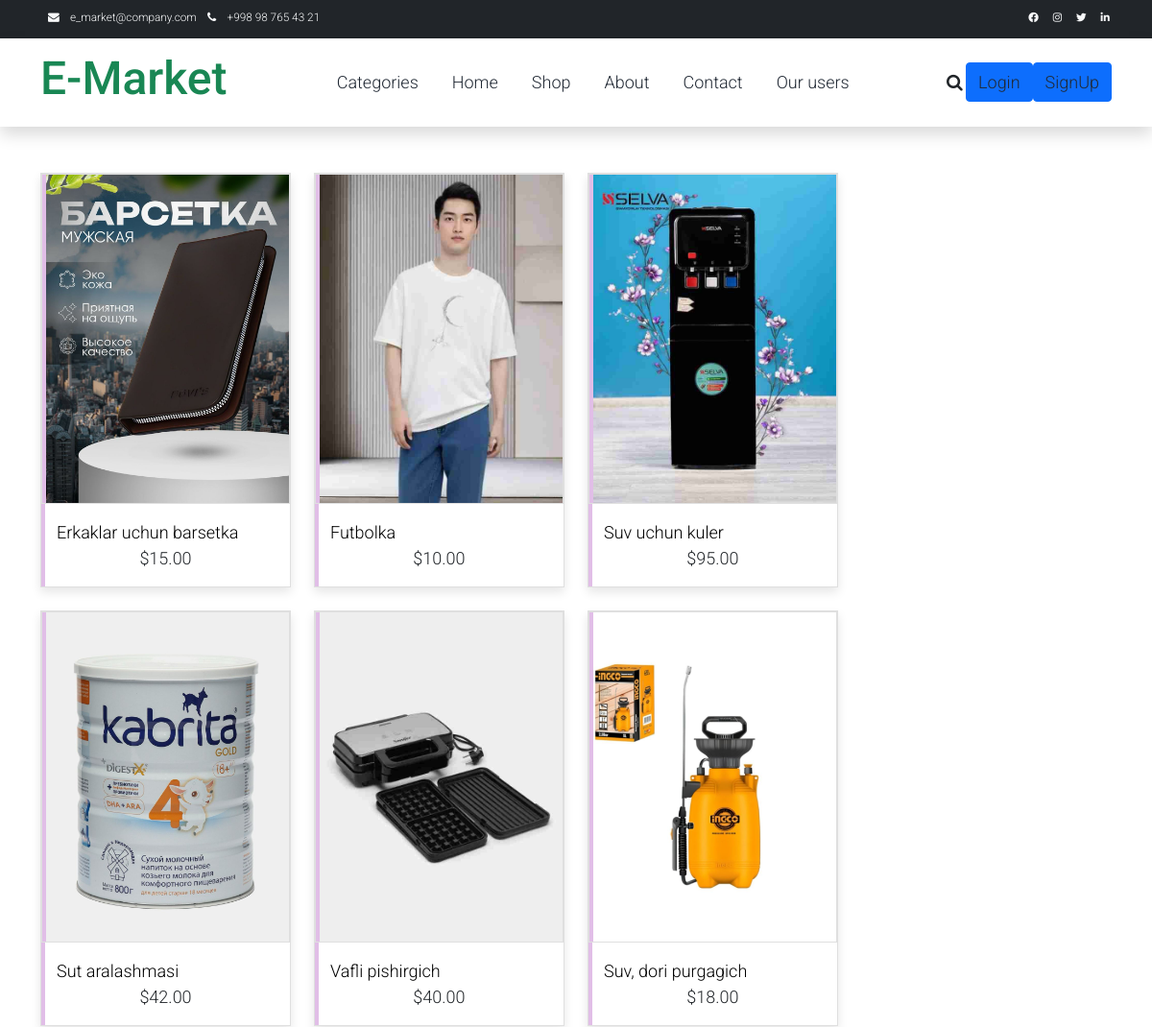
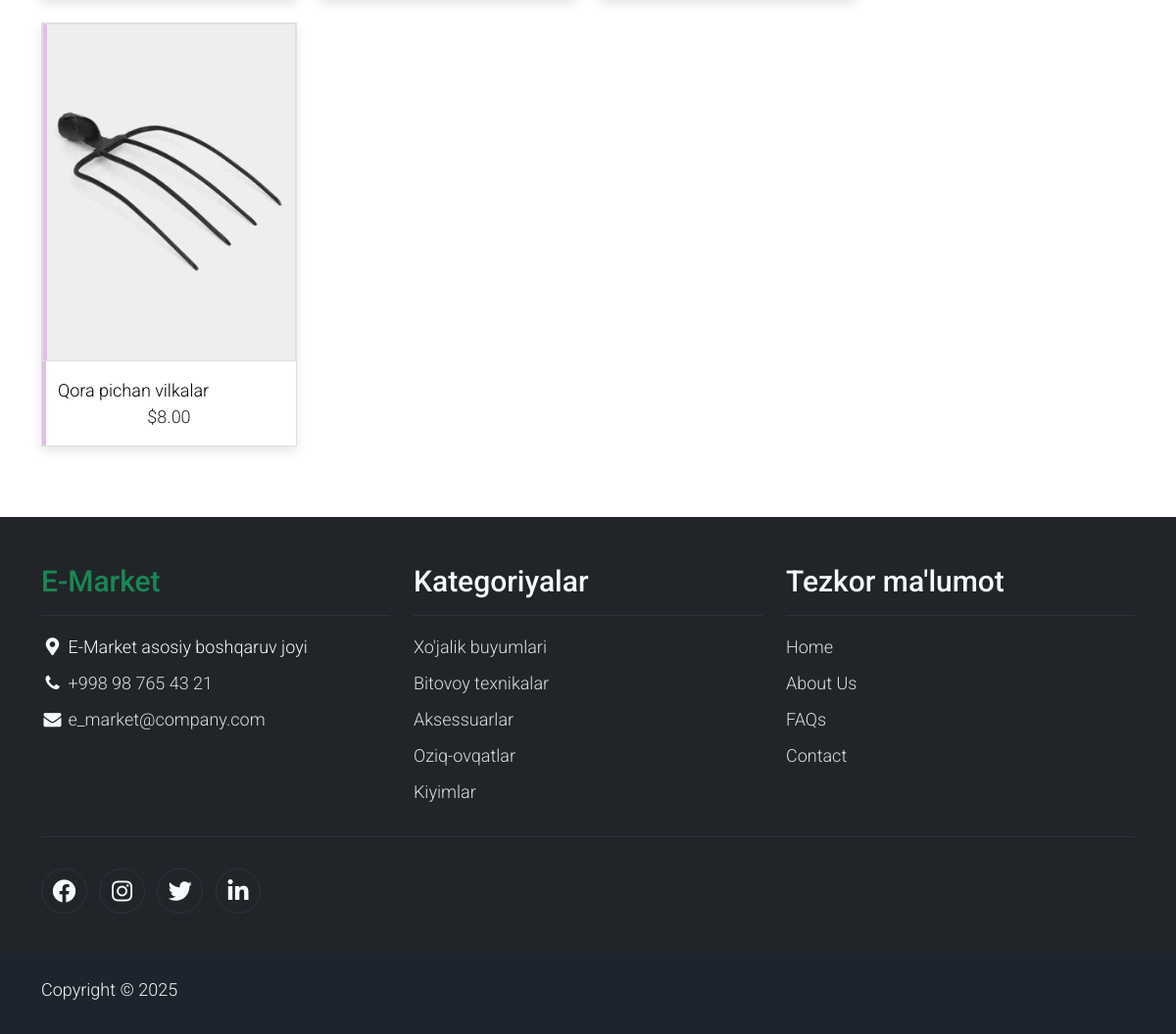
The app's page /shop/ with its own data (2 pictures, top to bottom).
### products/models.py (models this page shows, shortened)
class Product(models.Model):
    author = models.ForeignKey(CustomUser, on_delete=models.CASCADE, related_name='my_products')
    category = models.ForeignKey(Category, on_delete=models.CASCADE, related_name='products')
    title = models.CharField(max_length=150)
    brand = models.CharField(max_length=100, default='')
    description = models.TextField()
    price = models.DecimalField(max_digits=15, decimal_places=2)
    address = models.CharField(max_length=200)
    phone_number = models.CharField(max_length=17)
    tg_username = models.CharField(max_length=150)
    date = models.DateTimeField(auto_now_add=True)
    views = models.PositiveIntegerField(default=0)
    class Meta:
        ordering = ['-date']
        verbose_name = 'product'
        verbose_name_plural = 'products'

class ProductImage(models.Model):
    product = models.ForeignKey(Product, related_name='images', on_delete=models.CASCADE)
    image = models.ImageField(upload_to='product_images/')

class Category(models.Model):
    name = models.CharField(max_length=50)
    class Meta:
        verbose_name = 'category'
        verbose_name_plural = 'categories'

### main/views.py (the view, shortened to what this page needs)
# urls.py: path('shop/', ShopView.as_view(), name='shop'),
class ShopView(View):
    def get(self, request):
        products = get_all_products()
        query = request.POST.get('q')
        if query:
            products = Product.objects.filter(title__icontains=query)
        return render(request, 'main/shop.html', {'products':products})

### main/views.py (called while the page is built)
def get_today(request):
    today = datetime.date(datetime.today())
    return {'today': today}

def get_all_categories(request):
    categories = Category.objects.all()
    return {'categories': categories}

def get_all_products():
    return Product.objects.all()

### templates/main/shop.html (shortened to what this page needs)
{% extends 'base.html' %}
{% block search %}
<form method="post">
    <a class="nav-icon d-none d-lg-inline" href="#" data-bs-toggle="modal" data-bs-target="#templatemo_search">
        <i class="fa fa-fw fa-search text-dark mr-2"></i>
    </a>
</form>
{% endblock search %}
{% block main %}
    <div class="container py-5">
            <div class="row">
                <div class="col-lg-9">
                    <div class="row">
                        {% for prod in products %}
                        <div class="col-md-4">
                            <div class="card mb-4 product-wap rounded-0">
                                <div class="card rounded-0">
                                    {% with prod.images.all|first as image %}
                                        <img class="card-img rounded-0 img-fluid" src="{{ image.image.url }}">
                                    {% endwith %}
                                </div>
                                <div class="card-body">
                                    <a href="{% url 'main:detail' prod.title %}" class="h3 text-decoration-none">{{ prod.title }}</a>
                                    <p class="text-center mb-0">${{ prod.price }}</p>
                                </div>
                            </div>
                        </div>
                    {% endfor %}
                    </div>
                </div>
            </div>
    </div>
{% endblock main %}

### templates/base.html (shortened to what this page needs)
{% load static %}
<!DOCTYPE html>
<html lang="en">
<head>
    <link rel="stylesheet" href="{% static 'assets/css/bootstrap.min.css' %}">
    <link rel="stylesheet" href="{% static 'assets/css/templatemo.css' %}">
    <link rel="stylesheet" href="{% static 'assets/css/custom.css' %}">
    <link rel="stylesheet" href="{% static 'assets/css/fontawesome.min.css' %}">
    <link rel="stylesheet" href="https://unpkg.com/leaflet@1.7.1/dist/leaflet.css" />
    <link rel="stylesheet" type="text/css" href="{% static 'assets/css/slick.min.css' %}">
    <link rel="stylesheet" type="text/css" href="{% static 'assets/css/slick-theme.css' %}">
    <link rel="stylesheet" href="{% static 'assets/css/profile.css' %}">
    <link rel="stylesheet" href="https://cdn.jsdelivr.net/npm/bootstrap@5.0.0-beta1/dist/css/bootstrap.min.css">
    <link rel="stylesheet" href="https://cdn.jsdelivr.net/npm/bootstrap@5.0.0-beta1/dist/js/bootstrap.bundle.min.js">
    <link rel="stylesheet" href="https://cdnjs.cloudflare.com/ajax/libs/jquery/3.2.1/jquery.min.js">
    <link rel="stylesheet" href="https://cdnjs.cloudflare.com/ajax/libs/font-awesome/4.7.0/css/font-awesome.min.css">
</head>
<body>
    <nav class="navbar navbar-expand-lg bg-dark navbar-light d-none d-lg-block" id="templatemo_nav_top">
        <div class="container text-light">
            <div class="w-100 d-flex justify-content-between">
                <div>
                    <i class="fa fa-envelope mx-2"></i>
                    <a class="navbar-sm-brand text-light text-decoration-none" href="mailto:e_market@company.com">e_market@company.com</a>
                    <i class="fa fa-phone mx-2"></i>
                    <a class="navbar-sm-brand text-light text-decoration-none" href="tel:98-765-43-21">+998 98 765 43 21</a>
                </div>
                <div>
                    <a class="text-light" href="https://fb.com/templatemo" target="_blank" rel="sponsored"><i class="fab fa-facebook-f fa-sm fa-fw me-2"></i></a>
                    <a class="text-light" href="https://www.instagram.com/" target="_blank"><i class="fab fa-instagram fa-sm fa-fw me-2"></i></a>
                    <a class="text-light" href="https://twitter.com/" target="_blank"><i class="fab fa-twitter fa-sm fa-fw me-2"></i></a>
                    <a class="text-light" href="https://www.linkedin.com/" target="_blank"><i class="fab fa-linkedin fa-sm fa-fw"></i></a>
                </div>
            </div>
        </div>
    </nav>
    <nav class="navbar navbar-expand-lg navbar-light shadow">
        <div class="container d-flex justify-content-between align-items-center">
            <a class="navbar-brand text-success logo h1 align-self-center" href="{% url 'main:index' %}">
                E-Market
            </a>
            <div class="align-self-center collapse navbar-collapse flex-fill  d-lg-flex justify-content-lg-between" id="templatemo_main_nav">
                <div class="flex-fill">
                    <ul class="nav navbar-nav d-flex justify-content-between mx-lg-auto">
                        <li class="nav-item dropdown">
                            <a class="nav-link" href="">Categories</a>
                        </li>
                        <li class="nav-item">
                            <a class="nav-link" href="{% url 'main:index' %}">Home</a>
                        </li>
                        <li class="nav-item">
                            <a class="nav-link" href="{% url 'main:shop' %}">Shop</a>
                        </li>
                        <li class="nav-item">
                            <a class="nav-link" href="{% url 'main:about' %}">About</a>
                        </li>
                        <li class="nav-item">
                            <a class="nav-link" href="{% url 'main:contact' %}">Contact</a>
                        </li>
                        <li class="nav-item">
                            <a class="nav-link" href="{% url 'users:all-users' %}">Our users</a>
                        </li>
                    </ul>
                </div>
                {% block search %}
                {% endblock search %}
                {% if request.user.is_authenticated %}
                    <button type="button" class="btn  dropdown-toggle" data-bs-toggle="dropdown" data-bs-display="static" aria-expanded="false">
                        <img src="{{ request.user.avatar.url }}" width="35" height="35" class=" rounded" alt="">
                    </button>
                    <ul class="dropdown-menu dropdown-menu-end dropdown-menu-lg">
                        <li><a class="dropdown-item" href="{% url 'users:profile' request.user.username %}">Profile</a></li>
                        <li><a class="dropdown-item" href="{% url 'users:password-change' %}">Change password</a></li>
                        <li><a class="dropdown-item" href="{% url 'users:logout' %}">Logout</a></li>
                    </ul>
                {% else %}
                    <a href="{% url 'users:login' %}" class="btn btn-primary">Login</a>
                    <a href="{% url 'users:signup' %}" class="btn btn-primary">SignUp</a>
                {% endif %}
            </div>
        </div>
    </nav>
    {% block main %}
    {% endblock main %}
    <footer class="bg-dark" id="tempaltemo_footer">
        <div class="container">
            <div class="row">
                <div class="col-md-4 pt-5">
                    <h2 class="h2 text-success border-bottom pb-3 border-light logo">E-Market</h2>
                    <ul class="list-unstyled text-light footer-link-list">
                        <li>
                            <i class="fas fa-map-marker-alt fa-fw"></i>
                            E-Market asosiy boshqaruv joyi
                        </li>
                        <li>
                            <i class="fa fa-phone fa-fw"></i>
                            <a class="text-decoration-none" href="tel:98-765-43-21">+998 98 765 43 21</a>
                        </li>
                        <li>
                            <i class="fa fa-envelope fa-fw"></i>
                            <a class="text-decoration-none" href="mailto:e_market@company.com">e_market@company.com</a>
                        </li>
                    </ul>
                </div>
                <div class="col-md-4 pt-5">
                    <h2 class="h2 text-light border-bottom pb-3 border-light">Kategoriyalar</h2>
                    <ul class="list-unstyled text-light footer-link-list">
                        {% for category in categories|slice:"0:5" %}
                        <li><a class="text-decoration-none" href="{% url 'main:category' category.name %}">{{ category.name }}</a></li>
                        {% endfor %}
                    </ul>
                </div>
                <div class="col-md-4 pt-5">
                    <h2 class="h2 text-light border-bottom pb-3 border-light">Tezkor ma'lumot</h2>
                    <ul class="list-unstyled text-light footer-link-list">
                        <li><a class="text-decoration-none" href="{% url 'main:index' %}">Home</a></li>
                        <li><a class="text-decoration-none" href="{% url 'main:about' %}">About Us</a></li>
                        <li><a class="text-decoration-none" href="{% url 'main:faqs' %}">FAQs</a></li>
                        <li><a class="text-decoration-none" href="{% url 'main:contact' %}">Contact</a></li>
                    </ul>
                </div>
            </div>
            <div class="row text-light mb-4">
                <div class="col-12 mb-3">
                    <div class="w-100 my-3 border-top border-light"></div>
                </div>
                <div class="col-auto me-auto">
                    <ul class="list-inline text-left footer-icons">
                        <li class="list-inline-item border border-light rounded-circle text-center">
                            <a rel="nofollow" class="text-light text-decoration-none" target="_blank" href="http://fb.com/templatemo"><i class="fab fa-facebook-f fa-lg fa-fw"></i></a>
                        </li>
                        <li class="list-inline-item border border-light rounded-circle text-center">
                            <a class="text-light text-decoration-none" target="_blank" href="https://www.instagram.com/"><i class="fab fa-instagram fa-lg fa-fw"></i></a>
                        </li>
                        <li class="list-inline-item border border-light rounded-circle text-center">
                            <a class="text-light text-decoration-none" target="_blank" href="https://twitter.com/"><i class="fab fa-twitter fa-lg fa-fw"></i></a>
                        </li>
                        <li class="list-inline-item border border-light rounded-circle text-center">
                            <a class="text-light text-decoration-none" target="_blank" href="https://www.linkedin.com/"><i class="fab fa-linkedin fa-lg fa-fw"></i></a>
                        </li>
                    </ul>
                </div>
            </div>
        </div>
        <div class="w-100 bg-black py-3">
            <div class="container">
                <div class="row pt-2">
                    <div class="col-12">
                        <p class="text-left text-light">
                            Copyright &copy; {{ today.year }}
                        </p>
                    </div>
                </div>
            </div>
        </div>
    </footer>
</body>
</html>

### static/assets/css/templatemo.css (style rules this page uses)
body, ul, li, p, a, label, input, div { font-family: 'Roboto', sans-serif; font-size: 18px !important; font-weight: 300 !important; }
.h1 { font-family: 'Roboto', sans-serif; font-size: 48px !important; font-weight: 200 !important; }
.h2 { font-family: 'Roboto', sans-serif; font-size: 30px !important; font-weight: 300; }
.h3 { font-family: 'Roboto', sans-serif; font-size: 22px !important; }
.logo { font-weight: 500 !important; }
.text-success { color: #59ab6e !important; }
.text-light { color: #cfd6e1 !important; }
.bg-dark { background-color: #212934 !important; }
.bg-black { background-color: #1d242d !important; }
#templatemo_nav_top { min-height: 40px; }
#templatemo_nav_top * { font-size: .9em !important; }
#templatemo_main_nav a { color: #212934; }
.product-wap { box-shadow: 0px 5px 10px 0px rgba(0, 0, 0, 0.10); }
.card.product-wap a { color: #000; }
#tempaltemo_footer a { color: #dcdde1; }
#tempaltemo_footer ul.footer-link-list li { padding-top: 10px; }
#tempaltemo_footer ul.footer-icons li { width: 2.6em; height: 2.6em; line-height: 2.6em; }
#tempaltemo_footer .border-light { border-color: #2d343f !important; }
.product-wap .h3, .product-wap li, .product-wap i, .product-wap p { font-size: 12px !important; }
@media (min-width: 768px) { #templatemo_main_nav .navbar-nav { max-width: 450px; } }
@media (min-width: 992px) { #templatemo_main_nav .navbar-nav { max-width: 550px; } }
@media (min-width: 992px) { .product-wap .h3, .product-wap li, .product-wap i, .product-wap p { font-size: 18px !important; } }

### static/assets/css/custom.css (style rules this page uses)
.dropdown { position: relative; display: inline-block; }

### static/assets/css/profile.css (style rules this page uses)
body { background:#eee; }
.card { border:none; position:relative; overflow:hidden; border-radius:8px; cursor:pointer; }
.card:before { content:""; position:absolute; left:0; top:0; width:4px; height:100%; background-color:#E1BEE7; transform:scaleY(1); transition:all 0.5s; transform-origin: bottom }
.card:after { content:""; position:absolute; left:0; top:0; width:4px; height:100%; background-color:#8E24AA; transform:scaleY(0); transition:all 0.5s; transform-origin: bottom }

### templates/base.html (style rules this page uses)
img { object-fit: contain; }

### records on screen
Product: image (picture), title "Erkaklar uchun barsetka", price "15.00"
Product: image (picture), title "Futbolka", price "10.00"
Product: image (picture), title "Suv uchun kuler", price "95.00"
Product: image (picture), title "Sut aralashmasi", price "42.00"
Product: image (picture), title "Vafli pishirgich", price "40.00"
Product: image (picture), title "Suv, dori purgagich", price "18.00"
Product: image (picture), title "Qora pichan vilkalar", price "8.00"
Category: name "Xo'jalik buyumlari"
Category: name "Bitovoy texnikalar"
Category: name "Aksessuarlar"
Category: name "Oziq-ovqatlar"
Category: name "Kiyimlar"
